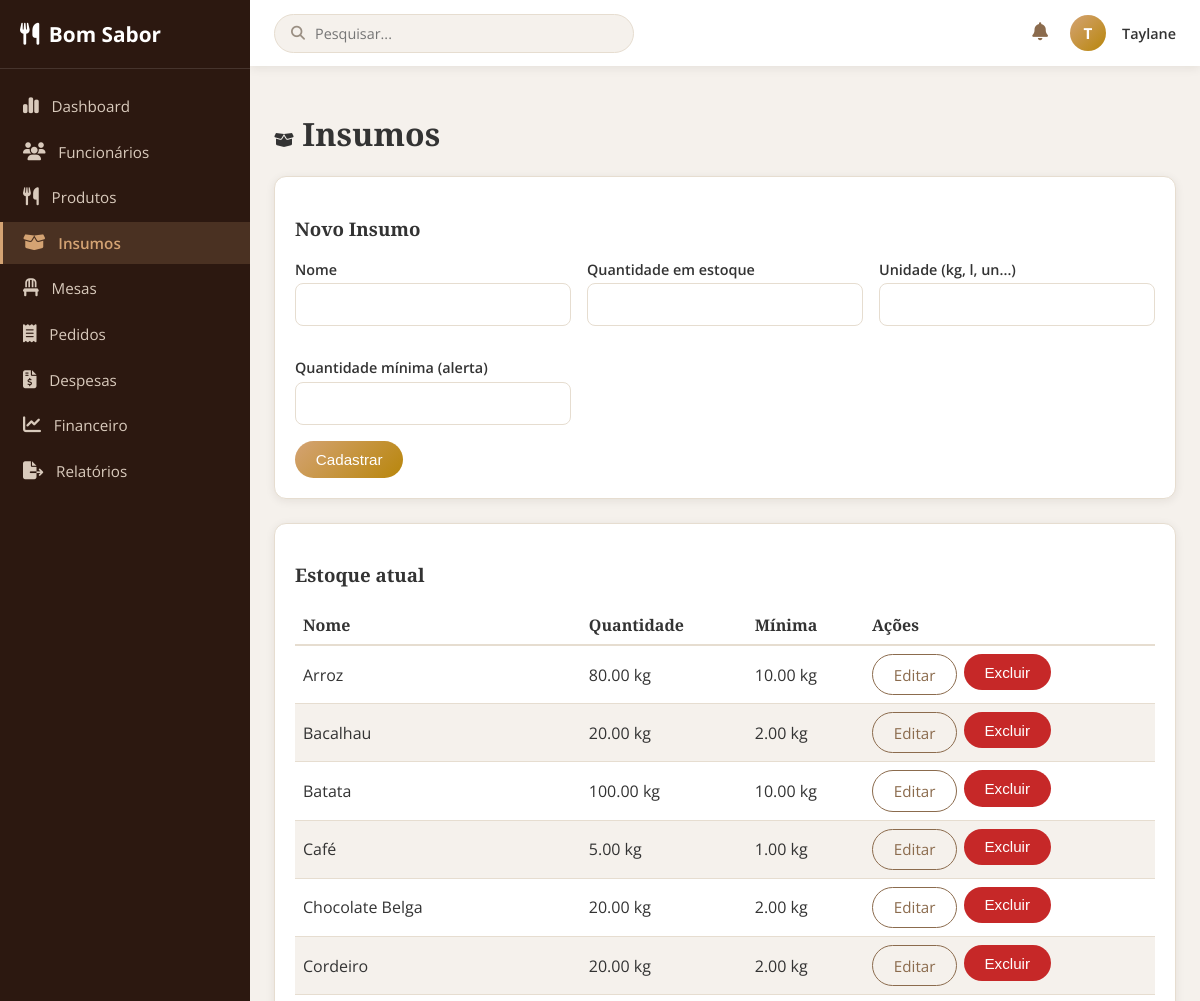
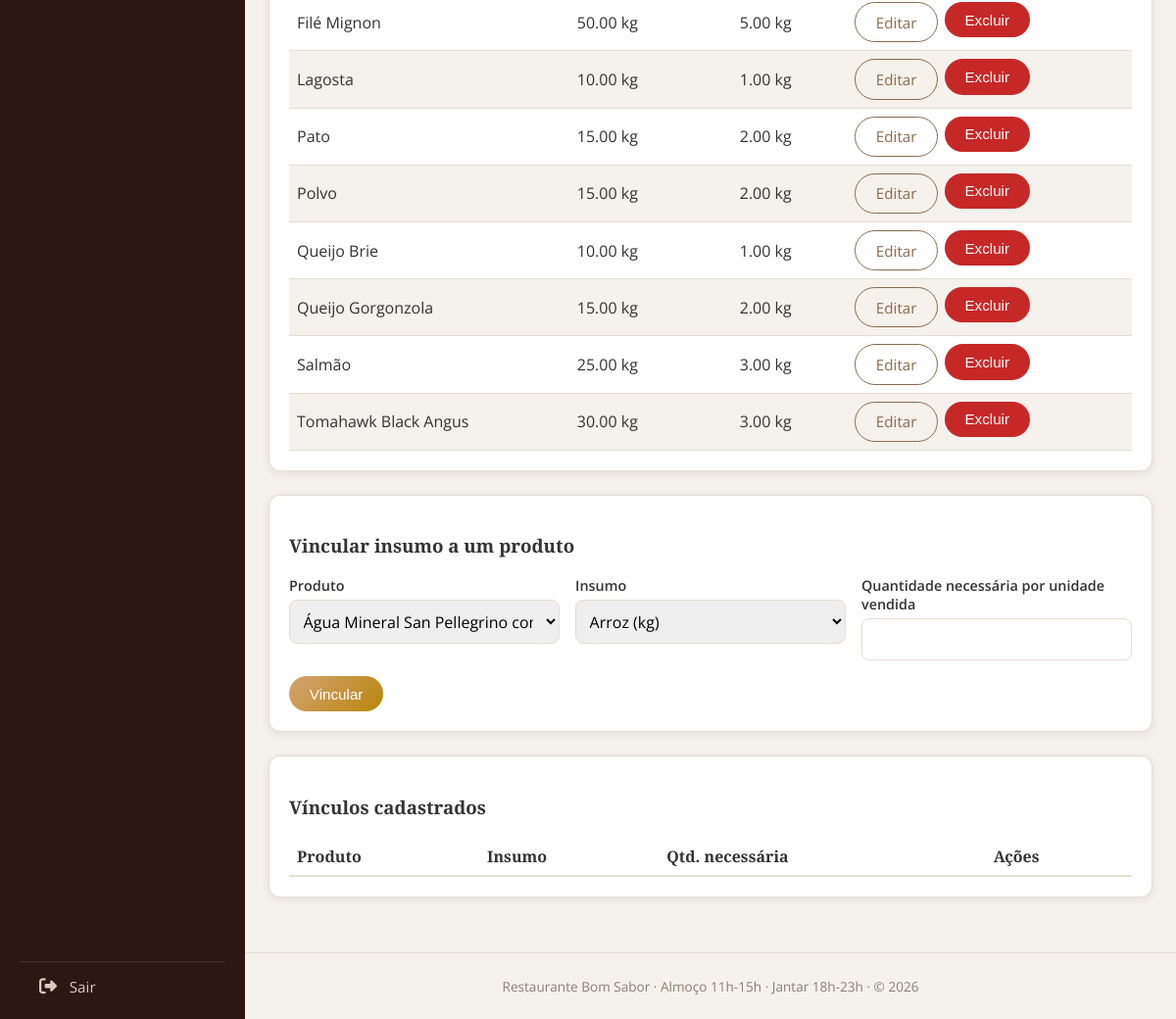
Page /pages/admin/insumos.php (signed in) on the committed database (2 pictures, top to bottom).
### tables this page shows
CREATE TABLE IF NOT EXISTS Insumos (
    id_insumo INT AUTO_INCREMENT PRIMARY KEY,
    nome VARCHAR(100) NOT NULL,
    quantidade DECIMAL(10,2) NOT NULL DEFAULT 0,
    unidade VARCHAR(20) NOT NULL,
    quantidade_minima DECIMAL(10,2) DEFAULT 0,
    ultima_atualizacao DATETIME NULL
);

### pages/admin/insumos.php (the view, shortened to what this page needs)
<?php
$pdo = getConexao();
$insumos = $pdo->query('SELECT * FROM Insumos ORDER BY nome ASC')->fetchAll();
$produtos = $pdo->query('SELECT id_produto, nome FROM Produtos ORDER BY nome ASC')->fetchAll();
$insumoEdicao = null;
require __DIR__ . '/../../includes/header.php';
?>
<h1><?= icone('insumos') ?> Insumos</h1>
<div class="card" style="margin-bottom:1.5rem">
    <h3><?= $insumoEdicao ? 'Editar Insumo' : 'Novo Insumo' ?></h3>
    <form method="POST">
        <div class="grid grid-cards">
            <div class="campo">
                <label for="nome">Nome</label>
                <input type="text" id="nome" name="nome" required value="<?= htmlspecialchars($insumoEdicao['nome'] ?? '') ?>">
            </div>
            <div class="campo">
                <label for="quantidade">Quantidade em estoque</label>
                <input type="number" step="0.01" min="0" id="quantidade" name="quantidade" required value="<?= htmlspecialchars($insumoEdicao['quantidade'] ?? '') ?>">
            </div>
            <div class="campo">
                <label for="unidade">Unidade (kg, l, un...)</label>
                <input type="text" id="unidade" name="unidade" required value="<?= htmlspecialchars($insumoEdicao['unidade'] ?? '') ?>">
            </div>
            <div class="campo">
                <label for="quantidade_minima">Quantidade mínima (alerta)</label>
                <input type="number" step="0.01" min="0" id="quantidade_minima" name="quantidade_minima" required value="<?= htmlspecialchars($insumoEdicao['quantidade_minima'] ?? '') ?>">
            </div>
        </div>
        <button type="submit" class="btn"><?= $insumoEdicao ? 'Salvar Alterações' : 'Cadastrar' ?></button>
    </form>
</div>
<div class="card" style="overflow-x:auto; margin-bottom:1.5rem">
    <h3>Estoque atual</h3>
    <table style="width:100%; border-collapse: collapse;">
        <thead>
            <tr style="text-align:left; border-bottom:2px solid var(--cor-borda)">
                <th style="padding:0.5rem">Nome</th>
                <th style="padding:0.5rem">Quantidade</th>
                <th style="padding:0.5rem">Mínima</th>
                <th style="padding:0.5rem">Ações</th>
            </tr>
        </thead>
        <tbody>
        <?php foreach ($insumos as $i): ?>
            <tr style="border-bottom:1px solid var(--cor-borda); <?= $i['quantidade'] <= $i['quantidade_minima'] ? 'background:#fdecea' : '' ?>">
                <td style="padding:0.5rem"><?= htmlspecialchars($i['nome']) ?></td>
                <td style="padding:0.5rem"><?= htmlspecialchars($i['quantidade']) ?> <?= htmlspecialchars($i['unidade']) ?></td>
                <td style="padding:0.5rem"><?= htmlspecialchars($i['quantidade_minima']) ?> <?= htmlspecialchars($i['unidade']) ?></td>
                <td style="padding:0.5rem; display:flex; gap:0.4rem; flex-wrap:wrap">
                    <a class="btn btn-secundario" href="?editar=<?= $i['id_insumo'] ?>">Editar</a>
                    <form method="POST" onsubmit="return confirm('Excluir este insumo?');">
                        <button type="submit" class="btn" style="background:var(--cor-ocupada)">Excluir</button>
                    </form>
                </td>
            </tr>
        <?php endforeach; ?>
        </tbody>
    </table>
</div>
<div class="card" style="margin-bottom:1.5rem">
    <h3>Vincular insumo a um produto</h3>
    <form method="POST">
        <div class="grid grid-cards">
            <div class="campo">
                <label for="id_produto">Produto</label>
                <select id="id_produto" name="id_produto" required>
                    <?php foreach ($produtos as $p): ?>
                        <option value="<?= $p['id_produto'] ?>"><?= htmlspecialchars($p['nome']) ?></option>
                    <?php endforeach; ?>
                </select>
            </div>
            <div class="campo">
                <label for="id_insumo_vinculo">Insumo</label>
                <select id="id_insumo_vinculo" name="id_insumo_vinculo" required>
                    <?php foreach ($insumos as $i): ?>
                        <option value="<?= $i['id_insumo'] ?>"><?= htmlspecialchars($i['nome']) ?> (<?= htmlspecialchars($i['unidade']) ?>)</option>
                    <?php endforeach; ?>
                </select>
            </div>
            <div class="campo">
                <label for="quantidade_necessaria">Quantidade necessária por unidade vendida</label>
                <input type="number" step="0.01" min="0.01" id="quantidade_necessaria" name="quantidade_necessaria" required>
            </div>
        </div>
        <button type="submit" class="btn">Vincular</button>
    </form>
</div>
<div class="card" style="overflow-x:auto">
    <h3>Vínculos cadastrados</h3>
    <table style="width:100%; border-collapse: collapse;">
        <thead>
            <tr style="text-align:left; border-bottom:2px solid var(--cor-borda)">
                <th style="padding:0.5rem">Produto</th>
                <th style="padding:0.5rem">Insumo</th>
                <th style="padding:0.5rem">Qtd. necessária</th>
                <th style="padding:0.5rem">Ações</th>
            </tr>
        </thead>
    </table>
</div>
<?php require __DIR__ . '/../../includes/footer.php'; ?>

### assets/css/style.css (style rules this page uses)
:root { --cor-marrom-escuro: #2C1810; --cor-marrom-medio: #8B6B4D; --cor-dourado: #D4A373; --cor-dourado-escuro: #B8860B; --cor-bege: #F5E6D3; --cor-branco: #FFFFFF; --cor-primaria: #7a2e2e; --cor-primaria-escura: #5a1f1f; --cor-oliva: #6b7a4a; --cor-fundo: #F5F1EC; --cor-texto: #333333; --cor-texto-secundario: #555555; --cor-borda: #e6ddd0; --cor-livre: #2e7d32; --cor-ocupada: #c62828; --cor-reservada: #f9a825; --sombra: 0 2px 10px rgba(44, 24, 16, 0.08); --sombra-hover: 0 12px 24px rgba(44, 24, 16, 0.14); --raio: 12px; }
* { box-sizing: border-box; }
body { margin: 0; font-family: 'Open Sans', 'Segoe UI', Arial, sans-serif; background: var(--cor-fundo); color: var(--cor-texto); }
h1, h2, h3, .logo { font-family: 'Playfair Display', Georgia, serif; }
a { color: inherit; }
.card h3 { display: flex; align-items: center; gap: 0.5rem; }
.btn { display: inline-flex; align-items: center; gap: 0.4rem; border: none; border-radius: 30px; padding: 0.6rem 1.3rem; font-size: 0.95rem; cursor: pointer; background: linear-gradient(135deg, var(--cor-dourado), var(--cor-dourado-escuro)); color: #fff; text-decoration: none; transition: transform 0.2s ease, box-shadow 0.2s ease; }
.btn-secundario { background: transparent; background-image: none; color: var(--cor-marrom-medio); border: 1px solid var(--cor-marrom-medio); }
.card { background: #fff; border: 1px solid var(--cor-borda); border-radius: var(--raio); padding: 1.25rem; box-shadow: var(--sombra); transition: transform 0.3s ease, box-shadow 0.3s ease; }
.grid { display: grid; gap: 1rem; }
.grid-cards { grid-template-columns: repeat(auto-fill, minmax(240px, 1fr)); }
.campo { margin-bottom: 1rem; }
.campo label { display: block; margin-bottom: 0.3rem; font-weight: 600; font-size: 0.9rem; }
.campo input, .campo select, .campo textarea { width: 100%; padding: 0.6rem; border: 1px solid var(--cor-borda); border-radius: 8px; font-size: 1rem; font-family: inherit; }
table { border-collapse: collapse; width: 100%; }
table thead tr { text-align: left; border-bottom: 2px solid var(--cor-borda); }
table th { padding: 0.6rem 0.5rem; font-family: 'Playfair Display', Georgia, serif; }
table tbody tr { border-bottom: 1px solid var(--cor-borda); }
table tbody tr:nth-child(even) { background: var(--cor-fundo); }
table td { padding: 0.55rem 0.5rem; }

### rows in the picture
insumos: nome "Arroz", quantidade "80.00", unidade "kg", quantidade_minima "10.00"
insumos: nome "Bacalhau", quantidade "20.00", unidade "kg", quantidade_minima "2.00"
insumos: nome "Batata", quantidade "100.00", unidade "kg", quantidade_minima "10.00"
insumos: nome "Café", quantidade "5.00", unidade "kg", quantidade_minima "1.00"
insumos: nome "Chocolate Belga", quantidade "20.00", unidade "kg", quantidade_minima "2.00"
insumos: nome "Cordeiro", quantidade "20.00", unidade "kg", quantidade_minima "2.00"
insumos: nome "Filé Mignon", quantidade "50.00", unidade "kg", quantidade_minima "5.00"
insumos: nome "Lagosta", quantidade "10.00", unidade "kg", quantidade_minima "1.00"
insumos: nome "Pato", quantidade "15.00", unidade "kg", quantidade_minima "2.00"
insumos: nome "Polvo", quantidade "15.00", unidade "kg", quantidade_minima "2.00"
insumos: nome "Queijo Brie", quantidade "10.00", unidade "kg", quantidade_minima "1.00"
insumos: nome "Queijo Gorgonzola", quantidade "15.00", unidade "kg", quantidade_minima "2.00"
insumos: nome "Salmão", quantidade "25.00", unidade "kg", quantidade_minima "3.00"
insumos: nome "Tomahawk Black Angus", quantidade "30.00", unidade "kg", quantidade_minima "3.00"

### other values in the picture
$rotulo "Dashboard"
$rotulo "Funcionários"
$rotulo "Produtos"
$rotulo "Insumos"
$rotulo "Mesas"
$rotulo "Pedidos"
$rotulo "Despesas"
$rotulo "Financeiro"
$rotulo "Relatórios"
$inicialAvatar "T"
$nomeUsuario "Taylane"
form field id_produto "Água Mineral San Pellegrino com Gás 750ml"
form field id_insumo_vinculo "Arroz (kg)"
